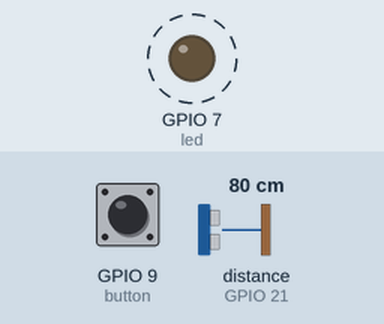
Simulated run of this program. Board: Raspberry Pi (BCM pin numbers). Parts: output pins drawn as LEDs (lit = HIGH). Dashed ring = blinking. The inputs (shaded band) are chosen by the test bench; at power-on: GPIO 9 (button) HIGH, distance to the obstacle (sensor on GPIO 21) 80 cm. The echo pulse lasts 58.3 µs per cm; what the program prints to the terminal is not drawn.

Above: at 1.2 s.
1.3 s: GPIO 9 (button) pulled LOW for 0.15 s
Timing chart, 0 to 10.3 s (numbered marks = the images above; inputs shaded):
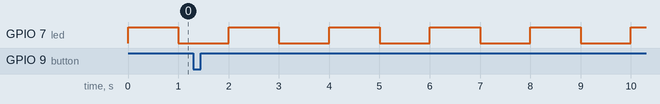

Measured:
- by itself, GPIO 7 (led): alternates HIGH for 1.0 s and LOW for 1.0 s

The program:

gpio-example-interrupt.py
```python
from time import sleep
from gpiozero import LED, DistanceSensor, Button

led = LED(7)
button = Button(9)
distSensor = DistanceSensor(echo=21, trigger=20)


# Define a function that prints the distance
def getDistance():
    print(distSensor.distance)

# Set the function as the button's callback
button.when_pressed = getDistance

while True:
    led.on()
    sleep(1)
    led.off()
    sleep(1)
```
